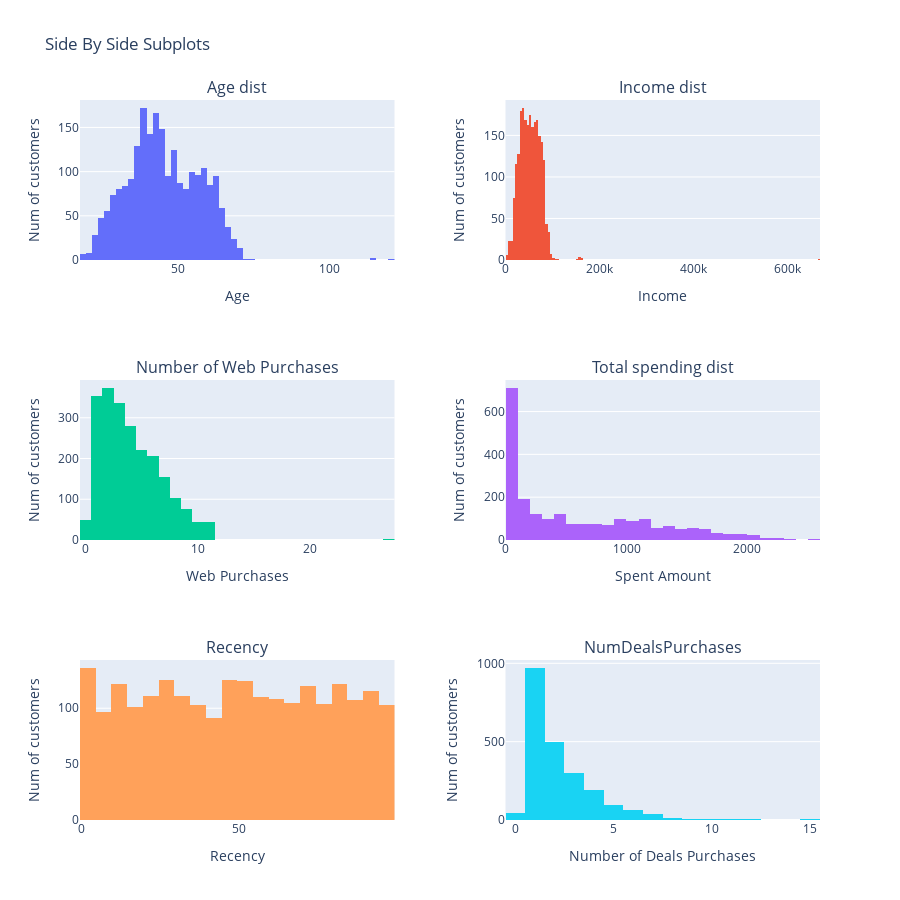

The notebook cell saved with this chart:
### Markdown cell above
### Create box plots and histograms to understand the distributions and outliers.

### Code cell
fig = make_subplots(rows=3, cols=2, horizontal_spacing=0.15,subplot_titles=('Age dist', 'Income dist', 'Number of Web Purchases', 'Total spending dist', 'Recency', 'NumDealsPurchases'))

fig.add_trace(go.Histogram(x=df['Age']), row=1, col=1)
fig.add_trace(go.Histogram(x=df['Income']), row=1, col=2)
fig.add_trace(go.Histogram(x=df['NumWebPurchases']), row=2, col=1)
fig.add_trace(go.Histogram(x=df['TotalSpending']), row=2, col=2)
fig.add_trace(go.Histogram(x=df['Recency']), row=3, col=1)
fig.add_trace(go.Histogram(x=df['NumDealsPurchases']), row=3, col=2)

fig.update_xaxes(title_text="Age", row=1, col=1)
fig.update_xaxes(title_text="Income", row=1, col=2)
fig.update_xaxes(title_text="Web Purchases", row=2, col=1)
fig.update_xaxes(title_text="Spent Amount", row=2, col=2)
fig.update_xaxes(title_text="Recency", row=3, col=1)
fig.update_xaxes(title_text="Number of Deals Purchases", row=3, col=2)

fig.update_yaxes(title_text="Num of customers")

fig.update_layout(height=900, width=900, title_text="Side By Side Subplots", showlegend=False)

fig.show()

### Figure 1 — Plotly figure (JSON) as saved in the notebook; plotly's stock layout.template omitted (floating-point values rounded to 4 significant figures; data arrays with more than 128 entries replaced by an {"elided": "..."} marker saying what was removed)
{"data": [{"type": "histogram", "x": {"elided": "2240 int values"}, "xaxis": "x", "yaxis": "y"}, {"type": "histogram", "x": {"elided": "2240 float values"}, "xaxis": "x2", "yaxis": "y2"}, {"type": "histogram", "x": {"elided": "2240 int values"}, "xaxis": "x3", "yaxis": "y3"}, {"type": "histogram", "x": {"elided": "2240 int values"}, "xaxis": "x4", "yaxis": "y4"}, {"type": "histogram", "x": {"elided": "2240 int values"}, "xaxis": "x5", "yaxis": "y5"}, {"type": "histogram", "x": {"elided": "2240 int values"}, "xaxis": "x6", "yaxis": "y6"}], "layout": {"annotations": [{"font": {"size": 16}, "showarrow": false, "text": "Age dist", "x": 0.2125, "xanchor": "center", "xref": "paper", "y": 1, "yanchor": "bottom", "yref": "paper"}, {"font": {"size": 16}, "showarrow": false, "text": "Income dist", "x": 0.7875, "xanchor": "center", "xref": "paper", "y": 1, "yanchor": "bottom", "yref": "paper"}, {"font": {"size": 16}, "showarrow": false, "text": "Number of Web Purchases", "x": 0.2125, "xanchor": "center", "xref": "paper", "y": 0.6111, "yanchor": "bottom", "yref": "paper"}, {"font": {"size": 16}, "showarrow": false, "text": "Total spending dist", "x": 0.7875, "xanchor": "center", "xref": "paper", "y": 0.6111, "yanchor": "bottom", "yref": "paper"}, {"font": {"size": 16}, "showarrow": false, "text": "Recency", "x": 0.2125, "xanchor": "center", "xref": "paper", "y": 0.2222, "yanchor": "bottom", "yref": "paper"}, {"font": {"size": 16}, "showarrow": false, "text": "NumDealsPurchases", "x": 0.7875, "xanchor": "center", "xref": "paper", "y": 0.2222, "yanchor": "bottom", "yref": "paper"}], "height": 900, "showlegend": false, "title": {"text": "Side By Side Subplots"}, "width": 900, "xaxis": {"anchor": "y", "domain": [0, 0.425], "title": {"text": "Age"}}, "xaxis2": {"anchor": "y2", "domain": [0.575, 1], "title": {"text": "Income"}}, "xaxis3": {"anchor": "y3", "domain": [0, 0.425], "title": {"text": "Web Purchases"}}, "xaxis4": {"anchor": "y4", "domain": [0.575, 1], "title": {"text": "Spent Amount"}}, "xaxis5": {"anchor": "y5", "domain": [0, 0.425], "title": {"text": "Recency"}}, "xaxis6": {"anchor": "y6", "domain": [0.575, 1], "title": {"text": "Number of Deals Purchases"}}, "yaxis": {"anchor": "x", "domain": [0.7778, 1], "title": {"text": "Num of customers"}}, "yaxis2": {"anchor": "x2", "domain": [0.7778, 1], "title": {"text": "Num of customers"}}, "yaxis3": {"anchor": "x3", "domain": [0.3889, 0.6111], "title": {"text": "Num of customers"}}, "yaxis4": {"anchor": "x4", "domain": [0.3889, 0.6111], "title": {"text": "Num of customers"}}, "yaxis5": {"anchor": "x5", "domain": [0, 0.2222], "title": {"text": "Num of customers"}}, "yaxis6": {"anchor": "x6", "domain": [0, 0.2222], "title": {"text": "Num of customers"}}}}
